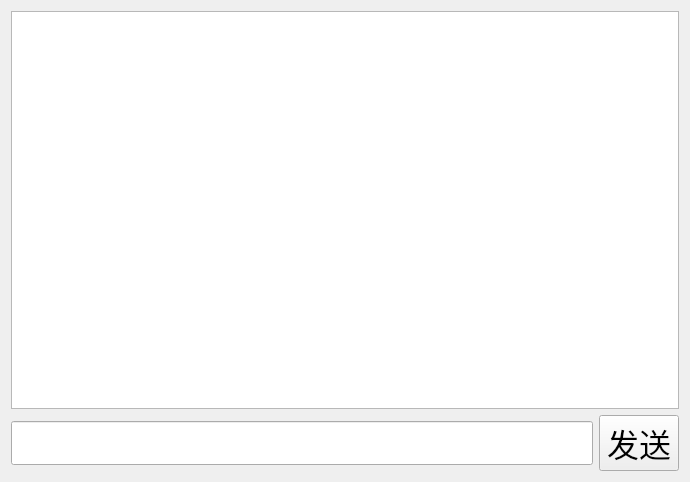
<?xml version="1.0" encoding="UTF-8"?>
<ui version="4.0">
 <class>PrivateChat</class>
 <widget class="QWidget" name="PrivateChat">
  <property name="geometry">
   <rect>
    <x>0</x>
    <y>0</y>
    <width>690</width>
    <height>482</height>
   </rect>
  </property>
  <property name="windowTitle">
   <string>Form</string>
  </property>
  <layout class="QVBoxLayout" name="verticalLayout_2">
   <item>
    <layout class="QVBoxLayout" name="verticalLayout">
     <item>
      <widget class="QTextEdit" name="showMsg_te">
       <property name="font">
        <font>
         <pointsize>24</pointsize>
        </font>
       </property>
      </widget>
     </item>
     <item>
      <layout class="QHBoxLayout" name="horizontalLayout">
       <item>
        <widget class="QLineEdit" name="inputMsg_le">
         <property name="font">
          <font>
           <pointsize>24</pointsize>
          </font>
         </property>
        </widget>
       </item>
       <item>
        <widget class="QPushButton" name="sendMsg_pb">
         <property name="font">
          <font>
           <pointsize>24</pointsize>
          </font>
         </property>
         <property name="text">
          <string>发送</string>
         </property>
        </widget>
       </item>
      </layout>
     </item>
    </layout>
   </item>
  </layout>
 </widget>
 <resources/>
 <connections/>
</ui>
